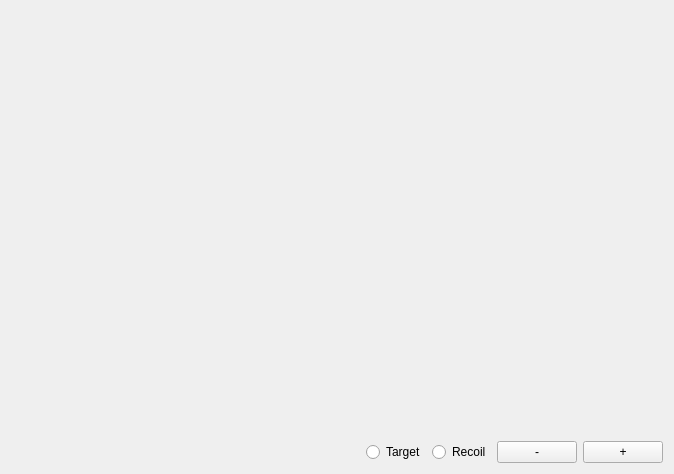
<?xml version="1.0" encoding="UTF-8"?>
<ui version="4.0">
 <class>TargetDialog</class>
 <widget class="QWidget" name="TargetDialog">
  <property name="geometry">
   <rect>
    <x>0</x>
    <y>0</y>
    <width>674</width>
    <height>474</height>
   </rect>
  </property>
  <property name="minimumSize">
   <size>
    <width>600</width>
    <height>400</height>
   </size>
  </property>
  <property name="contextMenuPolicy">
   <enum>Qt::ActionsContextMenu</enum>
  </property>
  <property name="windowTitle">
   <string>ToF-E Histogram</string>
  </property>
  <layout class="QVBoxLayout" name="verticalLayout_2">
   <item>
    <widget class="QStackedWidget" name="stackedWidget">
     <widget class="QWidget" name="target">
      <layout class="QVBoxLayout" name="matplotlib_layout">
       <item>
        <layout class="QVBoxLayout" name="verticalLayout_3"/>
       </item>
      </layout>
     </widget>
     <widget class="QWidget" name="recoil">
      <widget class="QWidget" name="verticalLayoutWidget_2">
       <property name="geometry">
        <rect>
         <x>10</x>
         <y>10</y>
         <width>160</width>
         <height>80</height>
        </rect>
       </property>
       <layout class="QVBoxLayout" name="verticalLayout_4"/>
      </widget>
     </widget>
    </widget>
   </item>
   <item>
    <layout class="QVBoxLayout" name="verticalLayout">
     <item>
      <layout class="QHBoxLayout" name="horizontalLayout">
       <item>
        <spacer name="horizontalSpacer_2">
         <property name="orientation">
          <enum>Qt::Horizontal</enum>
         </property>
         <property name="sizeHint" stdset="0">
          <size>
           <width>40</width>
           <height>20</height>
          </size>
         </property>
        </spacer>
       </item>
       <item>
        <widget class="QRadioButton" name="targetRadioButton">
         <property name="locale">
          <locale language="Finnish" country="Finland"/>
         </property>
         <property name="text">
          <string>Target</string>
         </property>
         <attribute name="buttonGroup">
          <string notr="true">buttonGroup</string>
         </attribute>
        </widget>
       </item>
       <item>
        <widget class="QRadioButton" name="recoilRadioButton">
         <property name="locale">
          <locale language="Finnish" country="Finland"/>
         </property>
         <property name="text">
          <string>Recoil</string>
         </property>
         <attribute name="buttonGroup">
          <string notr="true">buttonGroup</string>
         </attribute>
        </widget>
       </item>
       <item>
        <widget class="QPushButton" name="removeLayerButton">
         <property name="text">
          <string>-</string>
         </property>
        </widget>
       </item>
       <item>
        <widget class="QPushButton" name="addLayerButton">
         <property name="text">
          <string>+</string>
         </property>
        </widget>
       </item>
      </layout>
     </item>
    </layout>
   </item>
  </layout>
 </widget>
 <layoutdefault spacing="6" margin="11"/>
 <resources/>
 <connections/>
 <buttongroups>
  <buttongroup name="buttonGroup"/>
 </buttongroups>
</ui>
